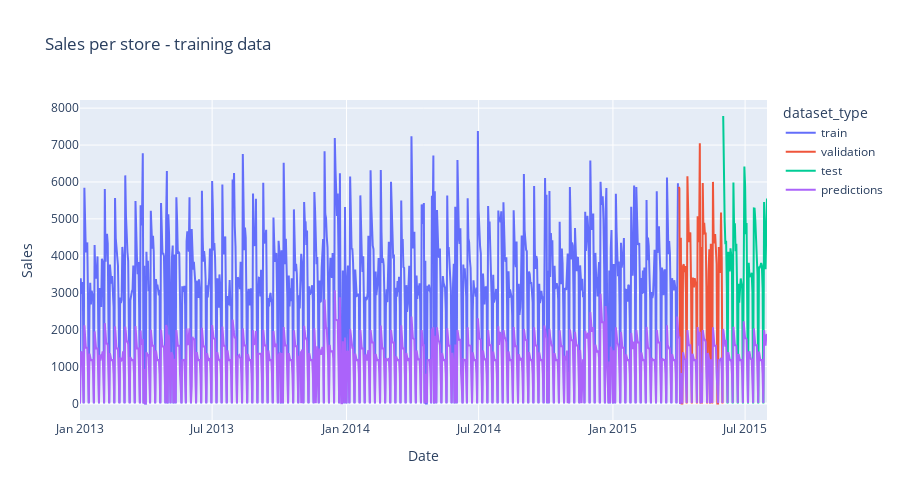
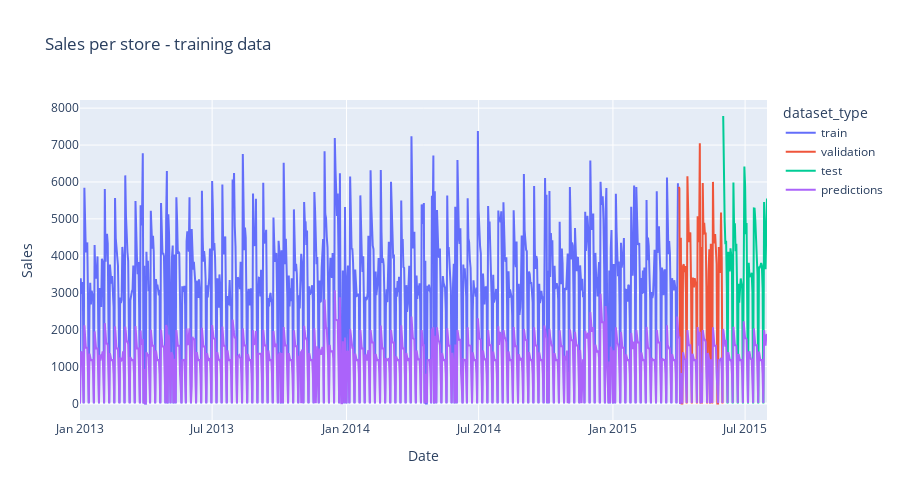

The notebook cell these images were saved under, in order:
### Markdown cell above
### Choose a particular store and plot predictions

### Code cell
fig = px.line(rossman_df[(rossman_df.Store==379)], x='Date', y="Sales", color='dataset_type', 
              title="Sales per store - training data",  width=900, height=500,
             hover_data = ['Open','Promo','StateHoliday','SchoolHoliday'])
fig.add_trace(go.Line(x=rossman_df[(rossman_df.Store==379)].Date, y=rossman_df[(rossman_df.Store==5)].predicted,
                    mode='lines', name='predictions'))
fig.show()

### Figure 1 — Plotly figure (JSON) as saved in the notebook; plotly's stock layout.template omitted (floating-point values rounded to 4 significant figures; data arrays with more than 128 entries replaced by an {"elided": "..."} marker saying what was removed)
{"data": [{"customdata": {"elided": "820x4 int values"}, "hovertemplate": "dataset_type=train<br>Date=%{x}<br>Sales=%{y}<br>Open=%{customdata[0]}<br>Promo=%{customdata[1]}<br>StateHoliday=%{customdata[2]}<br>SchoolHoliday=%{customdata[3]}<extra></extra>", "legendgroup": "train", "line": {"color": "#636efa", "dash": "solid"}, "marker": {"symbol": "circle"}, "mode": "lines", "name": "train", "orientation": "v", "showlegend": true, "type": "scatter", "x": {"elided": "820 str values"}, "xaxis": "x", "y": {"elided": "820 int values"}, "yaxis": "y"}, {"customdata": {"elided": "61x4 int values"}, "hovertemplate": "dataset_type=validation<br>Date=%{x}<br>Sales=%{y}<br>Open=%{customdata[0]}<br>Promo=%{customdata[1]}<br>StateHoliday=%{customdata[2]}<br>SchoolHoliday=%{customdata[3]}<extra></extra>", "legendgroup": "validation", "line": {"color": "#EF553B", "dash": "solid"}, "marker": {"symbol": "circle"}, "mode": "lines", "name": "validation", "orientation": "v", "showlegend": true, "type": "scatter", "x": ["2015-04-01T00:00:00", "2015-04-02T00:00:00", "2015-04-03T00:00:00", "2015-04-04T00:00:00", "2015-04-05T00:00:00", "2015-04-06T00:00:00", "2015-04-07T00:00:00", "2015-04-08T00:00:00", "2015-04-09T00:00:00", "2015-04-10T00:00:00", "2015-04-11T00:00:00", "2015-04-12T00:00:00", "2015-04-13T00:00:00", "2015-04-14T00:00:00", "2015-04-15T00:00:00", "2015-04-16T00:00:00", "2015-04-17T00:00:00", "2015-04-18T00:00:00", "2015-04-19T00:00:00", "2015-04-20T00:00:00", "2015-04-21T00:00:00", "2015-04-22T00:00:00", "2015-04-23T00:00:00", "2015-04-24T00:00:00", "2015-04-25T00:00:00", "2015-04-26T00:00:00", "2015-04-27T00:00:00", "2015-04-28T00:00:00", "2015-04-29T00:00:00", "2015-04-30T00:00:00", "2015-05-01T00:00:00", "2015-05-02T00:00:00", "2015-05-03T00:00:00", "2015-05-04T00:00:00", "2015-05-05T00:00:00", "2015-05-06T00:00:00", "2015-05-07T00:00:00", "2015-05-08T00:00:00", "2015-05-09T00:00:00", "2015-05-10T00:00:00", "2015-05-11T00:00:00", "2015-05-12T00:00:00", "2015-05-13T00:00:00", "2015-05-14T00:00:00", "2015-05-15T00:00:00", "2015-05-16T00:00:00", "2015-05-17T00:00:00", "2015-05-18T00:00:00", "2015-05-19T00:00:00", "2015-05-20T00:00:00", "2015-05-21T00:00:00", "2015-05-22T00:00:00", "2015-05-23T00:00:00", "2015-05-24T00:00:00", "2015-05-25T00:00:00", "2015-05-26T00:00:00", "2015-05-27T00:00:00", "2015-05-28T00:00:00", "2015-05-29T00:00:00", "2015-05-30T00:00:00", "2015-05-31T00:00:00"], "xaxis": "x", "y": [5865, 5830, 0, 4485, 0, 0, 3722, 3771, 3556, 3721, 2969, 0, 6152, 5367, 4369, 4595, 4633, 3192, 0, 3407, 3344, 3145, 3394, 3268, 3229, 0, 5074, 4713, 4369, 7049, 0, 4239, 0, 5970, 4568, 4890, 4596, 4627, 3187, 0, 3440, 3568, 4178, 0, 4329, 3092, 0, 6002, 4338, 4413, 4588, 4279, 3779, 0, 0, 4239, 3800, 3532, 5170, 3937, 0], "yaxis": "y"}, {"customdata": {"elided": "61x4 int values"}, "hovertemplate": "dataset_type=test<br>Date=%{x}<br>Sales=%{y}<br>Open=%{customdata[0]}<br>Promo=%{customdata[1]}<br>StateHoliday=%{customdata[2]}<br>SchoolHoliday=%{customdata[3]}<extra></extra>", "legendgroup": "test", "line": {"color": "#00cc96", "dash": "solid"}, "marker": {"symbol": "circle"}, "mode": "lines", "name": "test", "orientation": "v", "showlegend": true, "type": "scatter", "x": ["2015-06-01T00:00:00", "2015-06-02T00:00:00", "2015-06-03T00:00:00", "2015-06-04T00:00:00", "2015-06-05T00:00:00", "2015-06-06T00:00:00", "2015-06-07T00:00:00", "2015-06-08T00:00:00", "2015-06-09T00:00:00", "2015-06-10T00:00:00", "2015-06-11T00:00:00", "2015-06-12T00:00:00", "2015-06-13T00:00:00", "2015-06-14T00:00:00", "2015-06-15T00:00:00", "2015-06-16T00:00:00", "2015-06-17T00:00:00", "2015-06-18T00:00:00", "2015-06-19T00:00:00", "2015-06-20T00:00:00", "2015-06-21T00:00:00", "2015-06-22T00:00:00", "2015-06-23T00:00:00", "2015-06-24T00:00:00", "2015-06-25T00:00:00", "2015-06-26T00:00:00", "2015-06-27T00:00:00", "2015-06-28T00:00:00", "2015-06-29T00:00:00", "2015-06-30T00:00:00", "2015-07-01T00:00:00", "2015-07-02T00:00:00", "2015-07-03T00:00:00", "2015-07-04T00:00:00", "2015-07-05T00:00:00", "2015-07-06T00:00:00", "2015-07-07T00:00:00", "2015-07-08T00:00:00", "2015-07-09T00:00:00", "2015-07-10T00:00:00", "2015-07-11T00:00:00", "2015-07-12T00:00:00", "2015-07-13T00:00:00", "2015-07-14T00:00:00", "2015-07-15T00:00:00", "2015-07-16T00:00:00", "2015-07-17T00:00:00", "2015-07-18T00:00:00", "2015-07-19T00:00:00", "2015-07-20T00:00:00", "2015-07-21T00:00:00", "2015-07-22T00:00:00", "2015-07-23T00:00:00", "2015-07-24T00:00:00", "2015-07-25T00:00:00", "2015-07-26T00:00:00", "2015-07-27T00:00:00", "2015-07-28T00:00:00", "2015-07-29T00:00:00", "2015-07-30T00:00:00", "2015-07-31T00:00:00"], "xaxis": "x", "y": [7787, 5099, 4952, 4311, 4405, 3124, 0, 4109, 3575, 3574, 4202, 4023, 3595, 0, 5982, 4650, 4879, 4121, 4326, 3178, 0, 3243, 2727, 3190, 3384, 3244, 3188, 0, 6008, 6421, 5897, 4588, 4889, 2766, 0, 3812, 3421, 3472, 3449, 3538, 3041, 0, 5282, 5277, 4961, 4494, 4148, 3477, 0, 3702, 3683, 3724, 3807, 3725, 3106, 0, 5454, 4583, 3636, 4653, 5550], "yaxis": "y"}, {"mode": "lines", "name": "predictions", "type": "scatter", "x": {"elided": "942 str values"}, "y": {"elided": "942 float values"}}], "layout": {"height": 500, "legend": {"title": {"text": "dataset_type"}, "tracegroupgap": 0}, "title": {"text": "Sales per store - training data"}, "width": 900, "xaxis": {"anchor": "y", "autorange": true, "domain": [0, 1], "range": ["2013-01-01", "2015-07-31"], "title": {"text": "Date"}, "type": "date"}, "yaxis": {"anchor": "x", "autorange": true, "domain": [0, 1], "range": [-449.7, 8221.0], "title": {"text": "Sales"}, "type": "linear"}}}

### Figure 2 — Plotly figure (JSON) as saved in the notebook; plotly's stock layout.template omitted (floating-point values rounded to 4 significant figures; data arrays with more than 128 entries replaced by an {"elided": "..."} marker saying what was removed)
{"data": [{"customdata": {"elided": "820x4 int values"}, "hovertemplate": "dataset_type=train<br>Date=%{x}<br>Sales=%{y}<br>Open=%{customdata[0]}<br>Promo=%{customdata[1]}<br>StateHoliday=%{customdata[2]}<br>SchoolHoliday=%{customdata[3]}<extra></extra>", "legendgroup": "train", "line": {"color": "#636efa", "dash": "solid"}, "marker": {"symbol": "circle"}, "mode": "lines", "name": "train", "orientation": "v", "showlegend": true, "type": "scatter", "x": {"elided": "820 str values"}, "xaxis": "x", "y": {"elided": "820 int values"}, "yaxis": "y"}, {"customdata": {"elided": "61x4 int values"}, "hovertemplate": "dataset_type=validation<br>Date=%{x}<br>Sales=%{y}<br>Open=%{customdata[0]}<br>Promo=%{customdata[1]}<br>StateHoliday=%{customdata[2]}<br>SchoolHoliday=%{customdata[3]}<extra></extra>", "legendgroup": "validation", "line": {"color": "#EF553B", "dash": "solid"}, "marker": {"symbol": "circle"}, "mode": "lines", "name": "validation", "orientation": "v", "showlegend": true, "type": "scatter", "x": ["2015-04-01T00:00:00", "2015-04-02T00:00:00", "2015-04-03T00:00:00", "2015-04-04T00:00:00", "2015-04-05T00:00:00", "2015-04-06T00:00:00", "2015-04-07T00:00:00", "2015-04-08T00:00:00", "2015-04-09T00:00:00", "2015-04-10T00:00:00", "2015-04-11T00:00:00", "2015-04-12T00:00:00", "2015-04-13T00:00:00", "2015-04-14T00:00:00", "2015-04-15T00:00:00", "2015-04-16T00:00:00", "2015-04-17T00:00:00", "2015-04-18T00:00:00", "2015-04-19T00:00:00", "2015-04-20T00:00:00", "2015-04-21T00:00:00", "2015-04-22T00:00:00", "2015-04-23T00:00:00", "2015-04-24T00:00:00", "2015-04-25T00:00:00", "2015-04-26T00:00:00", "2015-04-27T00:00:00", "2015-04-28T00:00:00", "2015-04-29T00:00:00", "2015-04-30T00:00:00", "2015-05-01T00:00:00", "2015-05-02T00:00:00", "2015-05-03T00:00:00", "2015-05-04T00:00:00", "2015-05-05T00:00:00", "2015-05-06T00:00:00", "2015-05-07T00:00:00", "2015-05-08T00:00:00", "2015-05-09T00:00:00", "2015-05-10T00:00:00", "2015-05-11T00:00:00", "2015-05-12T00:00:00", "2015-05-13T00:00:00", "2015-05-14T00:00:00", "2015-05-15T00:00:00", "2015-05-16T00:00:00", "2015-05-17T00:00:00", "2015-05-18T00:00:00", "2015-05-19T00:00:00", "2015-05-20T00:00:00", "2015-05-21T00:00:00", "2015-05-22T00:00:00", "2015-05-23T00:00:00", "2015-05-24T00:00:00", "2015-05-25T00:00:00", "2015-05-26T00:00:00", "2015-05-27T00:00:00", "2015-05-28T00:00:00", "2015-05-29T00:00:00", "2015-05-30T00:00:00", "2015-05-31T00:00:00"], "xaxis": "x", "y": [5865, 5830, 0, 4485, 0, 0, 3722, 3771, 3556, 3721, 2969, 0, 6152, 5367, 4369, 4595, 4633, 3192, 0, 3407, 3344, 3145, 3394, 3268, 3229, 0, 5074, 4713, 4369, 7049, 0, 4239, 0, 5970, 4568, 4890, 4596, 4627, 3187, 0, 3440, 3568, 4178, 0, 4329, 3092, 0, 6002, 4338, 4413, 4588, 4279, 3779, 0, 0, 4239, 3800, 3532, 5170, 3937, 0], "yaxis": "y"}, {"customdata": {"elided": "61x4 int values"}, "hovertemplate": "dataset_type=test<br>Date=%{x}<br>Sales=%{y}<br>Open=%{customdata[0]}<br>Promo=%{customdata[1]}<br>StateHoliday=%{customdata[2]}<br>SchoolHoliday=%{customdata[3]}<extra></extra>", "legendgroup": "test", "line": {"color": "#00cc96", "dash": "solid"}, "marker": {"symbol": "circle"}, "mode": "lines", "name": "test", "orientation": "v", "showlegend": true, "type": "scatter", "x": ["2015-06-01T00:00:00", "2015-06-02T00:00:00", "2015-06-03T00:00:00", "2015-06-04T00:00:00", "2015-06-05T00:00:00", "2015-06-06T00:00:00", "2015-06-07T00:00:00", "2015-06-08T00:00:00", "2015-06-09T00:00:00", "2015-06-10T00:00:00", "2015-06-11T00:00:00", "2015-06-12T00:00:00", "2015-06-13T00:00:00", "2015-06-14T00:00:00", "2015-06-15T00:00:00", "2015-06-16T00:00:00", "2015-06-17T00:00:00", "2015-06-18T00:00:00", "2015-06-19T00:00:00", "2015-06-20T00:00:00", "2015-06-21T00:00:00", "2015-06-22T00:00:00", "2015-06-23T00:00:00", "2015-06-24T00:00:00", "2015-06-25T00:00:00", "2015-06-26T00:00:00", "2015-06-27T00:00:00", "2015-06-28T00:00:00", "2015-06-29T00:00:00", "2015-06-30T00:00:00", "2015-07-01T00:00:00", "2015-07-02T00:00:00", "2015-07-03T00:00:00", "2015-07-04T00:00:00", "2015-07-05T00:00:00", "2015-07-06T00:00:00", "2015-07-07T00:00:00", "2015-07-08T00:00:00", "2015-07-09T00:00:00", "2015-07-10T00:00:00", "2015-07-11T00:00:00", "2015-07-12T00:00:00", "2015-07-13T00:00:00", "2015-07-14T00:00:00", "2015-07-15T00:00:00", "2015-07-16T00:00:00", "2015-07-17T00:00:00", "2015-07-18T00:00:00", "2015-07-19T00:00:00", "2015-07-20T00:00:00", "2015-07-21T00:00:00", "2015-07-22T00:00:00", "2015-07-23T00:00:00", "2015-07-24T00:00:00", "2015-07-25T00:00:00", "2015-07-26T00:00:00", "2015-07-27T00:00:00", "2015-07-28T00:00:00", "2015-07-29T00:00:00", "2015-07-30T00:00:00", "2015-07-31T00:00:00"], "xaxis": "x", "y": [7787, 5099, 4952, 4311, 4405, 3124, 0, 4109, 3575, 3574, 4202, 4023, 3595, 0, 5982, 4650, 4879, 4121, 4326, 3178, 0, 3243, 2727, 3190, 3384, 3244, 3188, 0, 6008, 6421, 5897, 4588, 4889, 2766, 0, 3812, 3421, 3472, 3449, 3538, 3041, 0, 5282, 5277, 4961, 4494, 4148, 3477, 0, 3702, 3683, 3724, 3807, 3725, 3106, 0, 5454, 4583, 3636, 4653, 5550], "yaxis": "y"}, {"mode": "lines", "name": "predictions", "type": "scatter", "x": {"elided": "942 str values"}, "y": {"elided": "942 float values"}}], "layout": {"height": 500, "legend": {"title": {"text": "dataset_type"}, "tracegroupgap": 0}, "title": {"text": "Sales per store - training data"}, "width": 900, "xaxis": {"anchor": "y", "autorange": true, "domain": [0, 1], "range": ["2013-01-01", "2015-07-31"], "title": {"text": "Date"}, "type": "date"}, "yaxis": {"anchor": "x", "autorange": true, "domain": [0, 1], "range": [-449.7, 8221.0], "title": {"text": "Sales"}, "type": "linear"}}}
